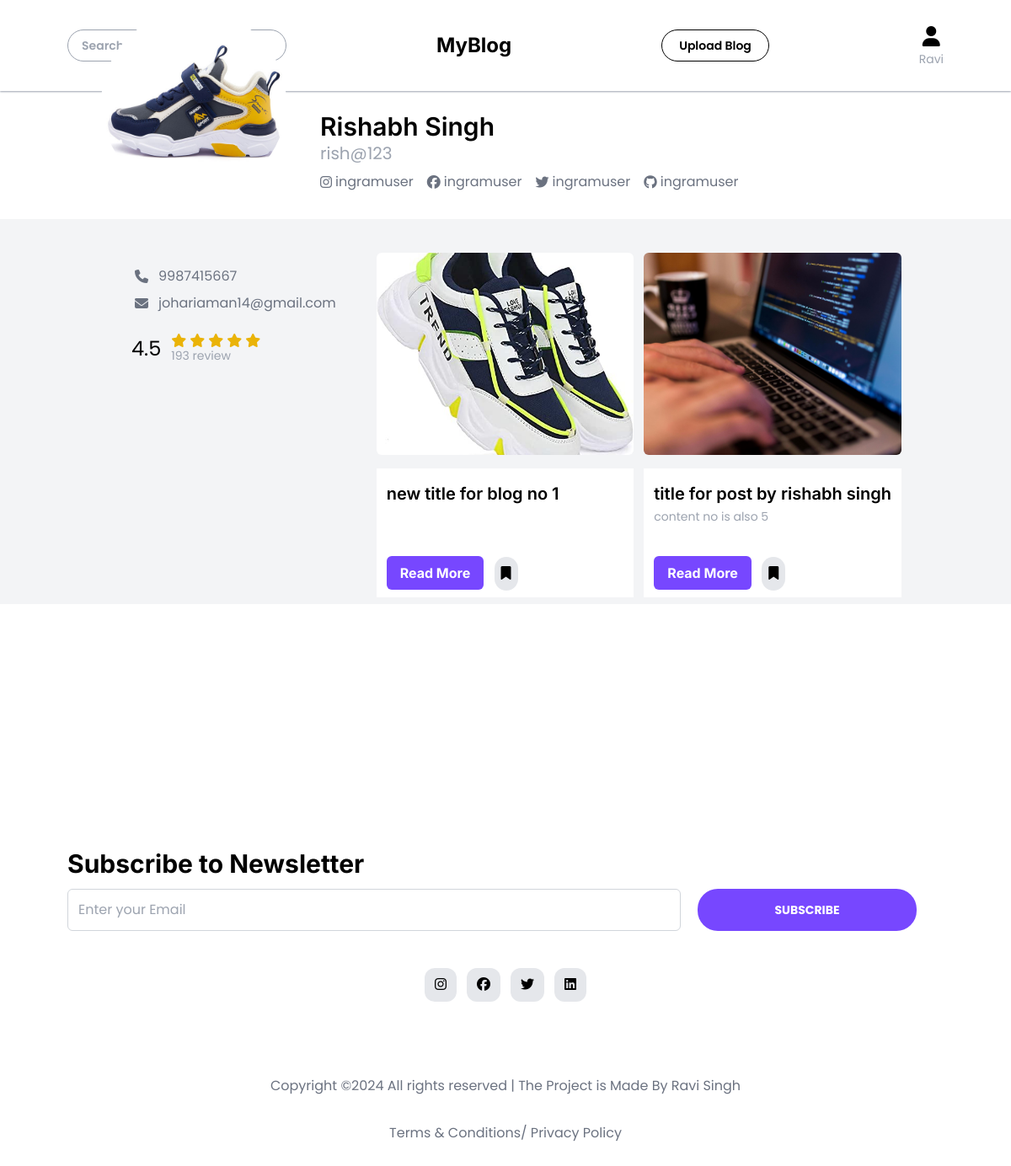
Page /profile/2 (signed in) on the committed database.
### flask_blog/model.py (models this page shows, shortened)
class User(db.Model, UserMixin):
    id = db.Column(db.Integer, primary_key=True)
    firstname = db.Column(db.String(50), nullable=False)
    lastname = db.Column(db.String(50), nullable=False)
    username = db.Column(db.String(50), unique=True, nullable=False)
    email = db.Column(db.String(120), unique=True, nullable=False)
    phone = db.Column(db.Integer(), unique=True, nullable=False)
    profile_pic = db.Column(db.String(120), nullable=False, default='default_profile.jpg')
    cover_pic = db.Column(db.String(120), nullable=False, default='default_cover.jpg')
    password = db.Column(db.String(60), nullable=False)
    date_created = db.Column(db.DateTime, nullable=False, default=datetime.utcnow)
    blogs = db.relationship("Blog", backref = "author", lazy= True)

class Blog(db.Model):
    blog_id = db.Column(db.Integer, primary_key= True)
    blog_title = db.Column(db.String(200), nullable= False )
    blog_content = db.Column(db.String(2000), nullable= False )
    blog_img = db.Column(db.String(200), nullable= False )
    blog_highlights = db.Column(db.String(500), nullable= True )
    blog_category = db.Column(db.String(50), nullable= True )
    blog_user = db.Column(db.Integer, db.ForeignKey("user.id"), nullable= False)

### flask_blog/routes.py (the view)
@app.route("/profile/<id>")
def Profile(id):
    l = [1, 2 ]
    user = User.query.filter_by(id=id).first()
    userBlog = Blog.query.filter_by(blog_user = id)
    return render_template("profile.html", postBlog =userBlog, user=user)

### flask_blog/__init__.py (called while the page is built)
def create_app():
    from flask_blog import routes, model
    @app.before_request
    def make_session_permanent():
        session.permanent = True
    with app.app_context():
        db.create_all()
    return app

### flask_blog/model.py (called while the page is built)
@login_manager.user_loader
def load_user(user_id):
    return User.query.get(int(user_id))

### flask_blog/templates/profile.html (shortened to what this page needs)
{% extends "base.html" %}
{% block body %}
    <section class="profile-detail py-6">
        <div class="w-4/5 mx-auto flex gap-10">
            <div class="h-[220px] w-[220px] mt-[-120px]  z-30 rounded-full bg-cover bg-center bg-no-repeat" style="background-image: url('../static/media/{{user.profile_pic}}');"></div>
            <div class="bio">
                <h2 class="text-3xl font-header font-semibold">{{user.firstname}} {{user.lastname}}</h2>
                <p class="text-gray-400 text-xl">{{user.username}}</p>
                <div class="social-link flex gap-4 my-2">
                    <p class="text-gray-500 flex gap-1 items-center"><i class="fa-brands fa-instagram"></i> ingramuser</p>
                    <p class="text-gray-500 flex gap-1 items-center"><i class="fa-brands fa-facebook"></i> ingramuser</p>
                    <p class="text-gray-500 flex gap-1 items-center"><i class="fa-brands fa-twitter"></i> ingramuser</p>
                    <p class="text-gray-500 flex gap-1 items-center"><i class="fa-brands fa-github"></i> ingramuser</p>
                </div>
            </div>
        </div>
    </section>
    <section class="profileBlog pt-10 pb-2 bg-gray-100">
        <div class="showBlog w-4/5 mx-auto flex gap-4">
            <div class="bio w-fit  py-4 px-8 flex flex-col gap-2">
                <p class="text-gray-500 flex gap-1 items-center"><i class="fa-solid fa-phone mx-2"></i> {{user.phone}}</p>
                <p class="text-gray-500 flex gap-1 items-center"><i class="fa-solid fa-envelope mx-2"></i> {{user.email}}</p>
                <div class="rating flex items-center mt-4 gap-2">
                    <h2 class="text-2xl mx-1">4.5</h2>
                    <div class="stars ">
                        <div class="star flex gap-1 ">
                            <i class="fa-solid fa-star text-yellow-500"></i>
                            <i class="fa-solid fa-star text-yellow-500"></i>
                            <i class="fa-solid fa-star text-yellow-500"></i>
                            <i class="fa-solid fa-star text-yellow-500"></i>
                            <i class="fa-solid fa-star text-yellow-500"></i>
                        </div>
                        <p class="text-sm text-gray-400">193 review</p>
                    </div>
                </div>
            </div>
            <div class="grid grid-cols-2 gap-3">
                {% for blg in postBlog %}
                <div class="blogCard">
                    <a href="/blog/{{blg.blog_id}}">
                    <div class="imgContain w-full h-60 bg-slate-500 bg-center bg-cover bg-no-repeat rounded-md mb-4" style="background-image: url('../static/media/{{blg.blog_img}}');"></div>
                    <div class="detail bg-white py-2 pt-4 px-3">
                        <h2 class="text-xl font-semibold font-header">{{blg.blog_title[:33]}}{% if blg.blog_title|length > 33 %}...{% endif %}</h2>
                        <p class="min-h-12 text-sm text-gray-400 leading-snug my-1 mb-2">{{blg.blog_content[:100]}}{% if blg.blog_content|length > 100 %}...{% endif %}</p></a>
                        {% if user.id == current_user.id %}
                        <a href="update/{{blg.blog_id}}"><button class="py-2 px-4 text-sm bg-yellow-600 rounded-md text-white font-bold font-header">Update</button></a>
                        <a href="delete/{{blg.blog_id}}"><button class="py-2 px-4 text-sm bg-red-600 rounded-md text-white font-bold font-header">Delete</button></a>
                        {% else %}
                        <a href="blog/{{blg.blog_id}}"><button class="py-2 px-4 bg-[#7747ff] rounded-md text-white font-bold font-header">Read More</button></a>
                        <button class="p-2 bg-gray-200 rounded-full mx-2"><i class="fa-solid fa-bookmark"></i></button>
                        {% endif %}
                    </div>
                </div>
                {% endfor %}
    </section>
{% endblock %}

### flask_blog/templates/base.html (shortened to what this page needs)
<!DOCTYPE html>
<html lang="en">
<head>
    <link rel="stylesheet" href="{{ url_for('static', filename ='output.css') }}">
    <link rel="stylesheet" href="https://cdnjs.cloudflare.com/ajax/libs/font-awesome/6.5.2/css/all.min.css"
 />
</head>
<body class="font-textFont">
    <nav class="flex bg-white justify-between px-20 py-7 shadow-sm shadow-gray-400 items-center">
        <form action="/search" class="w-[25%]" method="get">
        </form>
        <h1 class="text-2xl text-center font-header font-bold">MyBlog</h1>
        <a href="/upload"><button class="bg-transparent border border-black rounded-3xl px-5 py-2 font-semibold text-sm">Upload Blog</button></a>
        <div class="flex flex-col justify-center items-center gap-0">
            {% if current_user.is_authenticated %}
            <a href="/profile/{{current_user.id}}"><h2 class="text-2xl hover:text-[#7747ff]" ><i class="fa-solid fa-user"></i></h2></a>
            <p class="text-sm text-gray-400 ">{{current_user.firstname}}</p>
            {% else %}
            <a href="/login"><h2 class="text-2xl hover:text-[#7747ff]" ><i class="fa-solid fa-user"></i></h2></a>
            <p class="text-sm text-gray-400 ">login</p>
            {% endif %}
        </div>
    </nav>
{% block body %}
{% endblock body %}
    <footer class="h-screen w-full">
        <div class="newsletter h-1/2 flex flex-col px-20 justify-end">
            <h2 class="font-bold text-3xl font-header">Subscribe to Newsletter</h2>
            <div class="email flex gap-5 py-3">
                <input type="text" class="w-[70%] border border-gray-300 p-3 rounded-md" placeholder="Enter your Email">
                <button
                    class="w-[25%] bg-[#7747ff] text-sm text-center text-white font-bold rounded-3xl">SUBSCRIBE</button>
            </div>
        </div>
        <div class="copyright h-1/2">
            <div class="social-media flex justify-center gap-3 py-8">
                <p class="p-2 px-3 bg-gray-200 rounded-xl hover:bg-[#7747ff] hover:text-white"><i
                        class="fa-brands fa-instagram"></i></p>
                <p class="p-2 px-3 bg-gray-200 rounded-xl hover:bg-[#7747ff] hover:text-white"><i
                        class="fa-brands fa-facebook"></i></p>
                <p class="p-2 px-3 bg-gray-200 rounded-xl hover:bg-[#7747ff] hover:text-white"><i
                        class="fa-brands fa-twitter"></i></p>
                <p class="p-2 px-3 bg-gray-200 rounded-xl hover:bg-[#7747ff] hover:text-white"><i
                        class="fa-brands fa-linkedin"></i></p>
            </div>
            <div class="copyrightText py-14 flex flex-col items-center gap-8">
                <p class="text-gray-500">Copyright ©2024 All rights reserved | The Project is Made By Ravi Singh</p>
                <p class="text-gray-500">Terms & Conditions/ Privacy Policy</p>
            </div>
        </div>
    </footer>
</body>
</html>

### rows in the picture
User: firstname "Ravi"
User: profile_pic (picture), firstname "Rishabh", lastname "Singh", username "rish@123", phone "9987415667", email "johariaman14@gmail.com"
Blog: blog_img (picture), blog_title "new title for blog no 1"
Blog: blog_img (picture), blog_title "title for post by rishabh singh", blog_content "content no is also 5"
